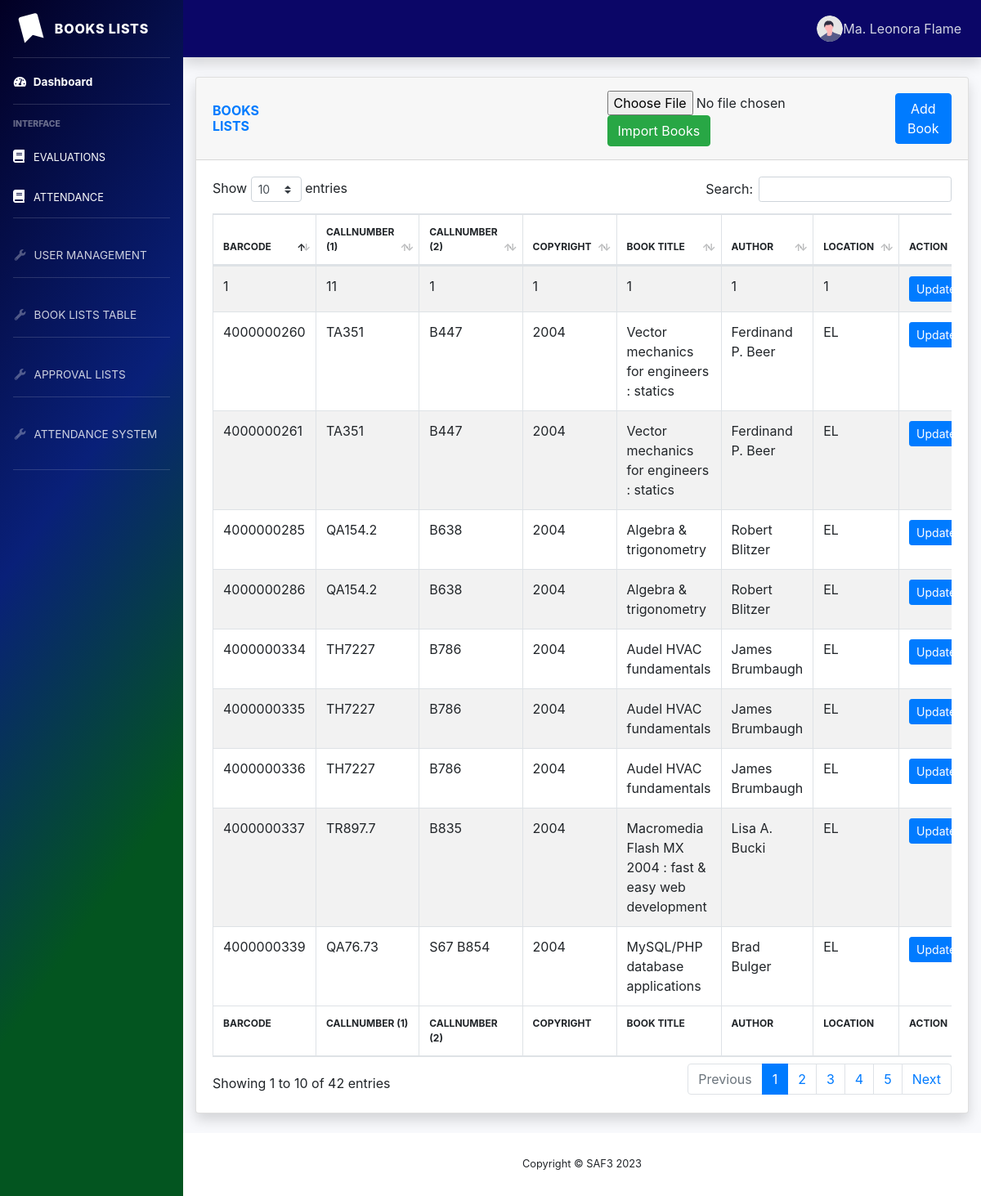
/dashboard/dashboard_admin/book_table.php (signed in), run on the app's committed database.
### tables this page shows
CREATE TABLE `books` (
  `barcode` varchar(255) NOT NULL,
  `call_no1` varchar(255) NOT NULL,
  `call_no2` varchar(255) NOT NULL,
  `copyright` varchar(255) NOT NULL,
  `title` varchar(255) NOT NULL,
  `author` varchar(255) NOT NULL,
  `location` varchar(255) NOT NULL
);

### dashboard/dashboard_admin/book_table.php (the view, shortened to what this page needs)
<?php
include "conn.php";
if (isset($_SESSION['admin_logged_in'])) {
    $fname = $_SESSION['admin_fname'];
    $lname = $_SESSION['admin_lname'];
} else {
    header("Location: /capstone/dashboard/dashboard_student/index.php");
    exit();
}
?>
<!DOCTYPE html>
<html lang="en">
<head>
    <link href="/capstone/dashboard/dashboard_admin/vendor/fontawesome-free/css/all.min.css" rel="stylesheet" type="text/css">
    <link href="/capstone/dashboard/dashboard_admin/css/sb-admin-2.min.css" rel="stylesheet">
    <link href="/capstone/dashboard/dashboard_admin/vendor/datatables/dataTables.bootstrap4.min.css" rel="stylesheet">
    <link rel="stylesheet" href="https://stackpath.bootstrapcdn.com/bootstrap/4.5.2/css/bootstrap.min.css">
</head>
<body id="page-top">
    <div id="wrapper">
        <ul class="navbar-nav sidebar sidebar-dark accordion" id="accordionSidebar" style="background: rgb(3,85,32); background: linear-gradient(305deg, rgba(3,85,32,1) 28%, rgba(9,32,121,1) 60%, rgba(2,0,36,1) 100%, rgba(255,255,255,0.2413340336134454) 100%);">
            <a class="sidebar-brand d-flex align-items-center justify-content-center" href="/capstone/dashboard/dashboard_admin/studentmanagement.php">
                <div class="sidebar-brand-icon rotate-n-15">
                    <i class="fas fa-bookmark"></i>
                </div>
                <div class="sidebar-brand-text mx-3">BOOKS LISTS</div>
            </a>
            <hr class="sidebar-divider my-0">
            <li class="nav-item active">
                <a class="nav-link" href="/capstone/dashboard/dashboard_admin/index.php">
                    <i class="fas fa-fw fa-tachometer-alt"></i>
                    <span>Dashboard</span></a>
            </li>
            <hr class="sidebar-divider">
            <div class="sidebar-heading mb-2">
                Interface
            </div>
            <button type="button" class="btn btn- d-flex justify-content-start mb-2 mt-2" style="color: #fff; " data-toggle="modal" data-target="#reviewsModal" onmouseover="this.style.background='linear-gradient(305deg, rgba(9,32,121,1) 75%, rgba(2,0,36,1) 100%, rgba(255,255,255,0.2413340336134454) 100%, #444)';" onmouseout="this.style.background=''; this.style.color='#fff';">
                <i class="fas fa-fw fa-book mr-2"></i>
                <span class="small">EVALUATIONS</span>
            </button>
            <button type="button" class="btn btn- d-flex justify-content-start mb-2 mt-2" style="color: #fff" data-toggle="modal" data-target="#attendanceModal" onmouseover="this.style.background='linear-gradient(305deg, rgba(9,32,121,1) 75%, rgba(2,0,36,1) 100%, rgba(255,255,255,0.2413340336134454) 100%, #444)';" onmouseout="this.style.background=''; this.style.color='#fff';">
                <i class="fas fa-fw fa-book mr-2"></i>
                <span class="small">ATTENDANCE</span>
            </button>
            <hr class="sidebar-divider">
            <li class="nav-item ">
                <a class="nav-link" href="/capstone/dashboard/dashboard_admin/add_student.php">
                    <i class="fas fa-fw fa-wrench"></i>
                    <span>USER MANAGEMENT</span>
                </a>
            </li>
            <hr class="sidebar-divider">
            <li class="nav-item ">
                <a class="nav-link" href="/capstone/dashboard/dashboard_admin/book_table.php">
                    <i class="fas fa-fw fa-wrench"></i>
                    <span>BOOK LISTS TABLE</span>
                </a>
            </li>
            <hr class="sidebar-divider">
            <li class="nav-item">
                <a class="nav-link" href="/capstone/dashboard/dashboard_admin/approval.php">
                    <i class="fas fa-fw fa-wrench"></i>
                    <span>APPROVAL LISTS</span>
                </a>
            </li>
            <hr class="sidebar-divider">
            <li class="nav-item">
                <a class="nav-link" href="/capstone/attendancesystem/checkin.php">
                    <i class="fas fa-fw fa-wrench"></i>
                    <span>ATTENDANCE SYSTEM</span>
                </a>
            </li>
            <hr class="sidebar-divider mt-3 mb-2">
        </ul>
        <div id="content-wrapper" class="d-flex flex-column">
            <div id="content">
                <nav class="navbar navbar-expand navbar-light topbar mb-4 static-top shadow" style="background-color: #0b0667; box-shadow: 0 2px 4px rgba(0,0,0,0.1);">
                    <ul class="navbar-nav ml-auto">
                        <li class="nav-item dropdown no-arrow">
                            <a class="nav-link dropdown-toggle" href="#" id="userDropdown" role="button" data-toggle="dropdown" aria-haspopup="true" aria-expanded="false">
                                <img class="img-profile rounded-circle" src="img/undraw_profile.svg">
                                <?php echo $fname . ' ' . $lname; ?>
                            </a>
                        </li>
                    </ul>
                </nav>
                <div class="container-fluid">
                    <div class="card shadow mb-4">
                        <div class="card-header py-3 d-flex  align-items-center">
                            <h6 class="m-0 font-weight-bold text-primary">BOOKS LISTS</h6>
                            <div style="margin-left:420px;">
                                <form id="importForm" method="post" action="import_books.php" enctype="multipart/form-data">
                                    <input type="file" name="file">
                                    <button type="submit" name="import" class="btn btn-success">Import Books</button>
                                </form>
                            </div>
                                <button type="button" class="btn btn-primary ml-2" data-toggle="modal" data-target="#addBookModal">Add Book</button>
                        </div>
                        <div class="card-body">
                            <div class="table-responsive">
                                <table class="table table-bordered table-striped table-hover" id="dataTable4" width="100%" cellspacing="0">
                                    <thead>
                                        <tr>
                                            <th> BARCODE </th>
                                            <th> CALLNUMBER (1) </th>
                                            <th> CALLNUMBER (2) </th>
                                            <th> COPYRIGHT </th>
                                            <th> BOOK TITLE </th>
                                            <th> AUTHOR </th>
                                            <th> LOCATION </th>
                                            <th> ACTION </th>
                                        </tr>
                                    </thead>
                                    <tfoot>
                                        <tr>
                                            <th> BARCODE </th>
                                            <th> CALLNUMBER (1) </th>
                                            <th> CALLNUMBER (2) </th>
                                            <th> COPYRIGHT </th>
                                            <th> BOOK TITLE </th>
                                            <th> AUTHOR </th>
                                            <th> LOCATION </th>
                                            <th> ACTION </th>
                                        </tr>
                                    </tfoot>
                                    <tbody>
                                        <?php
                                        $getdata = mysqli_query($conn, "SELECT * FROM books");
                                        while ($row = mysqli_fetch_array($getdata)) {
                                        ?>
                                            <tr>
                                                <td> <?php echo $row['barcode'] ?> </td>
                                                <td> <?php echo $row['call_no1'] ?> </td>
                                                <td> <?php echo $row['call_no2'] ?> </td>
                                                <td> <?php echo $row['copyright'] ?></td>
                                                <td> <?php echo $row['title'] ?></td>
                                                <td> <?php echo $row['author'] ?></td>
                                                <td> <?php echo $row['location'] ?></td>
                                                <td>
                                                    <button type="button" class="btn btn-primary btn-sm update-btn" data-barcode="<?php echo $row['barcode']; ?>">Update</button>
                                                </td>
                                            </tr>
                                        <?php
                                        }
                                        ?>
                                    </tbody>
                                </table>
                            </div>
                        </div>
                    </div>
                </div>
            </div>
            <footer class="sticky-footer bg-white">
                <div class="container my-auto">
                    <div class="copyright text-center my-auto">
                        <span>Copyright &copy; SAF3 2023</span>
                    </div>
                </div>
            </footer>
        </div>
    </div>
</body>
</html>

### dashboard/dashboard_admin/book_table.php (style rules this page uses)
th { font-size: 12px; }

### data on the page
books: barcode "1", call_no1 "11", call_no2 "1", copyright "1", title "1", author "1", location "1"
books: barcode "4000000260", call_no1 "TA351", call_no2 "B447", copyright "2004", title "Vector mechanics for engineers : statics", author "Ferdinand P. Beer", location "EL"
books: barcode "4000000261", call_no1 "TA351", call_no2 "B447", copyright "2004", title "Vector mechanics for engineers : statics", author "Ferdinand P. Beer", location "EL"
books: barcode "4000000285", call_no1 "QA154.2", call_no2 "B638", copyright "2004", title "Algebra & trigonometry", author "Robert Blitzer", location "EL"
books: barcode "4000000286", call_no1 "QA154.2", call_no2 "B638", copyright "2004", title "Algebra & trigonometry", author "Robert Blitzer", location "EL"
books: barcode "4000000334", call_no1 "TH7227", call_no2 "B786", copyright "2004", title "Audel HVAC fundamentals", author "James Brumbaugh", location "EL"
books: barcode "4000000335", call_no1 "TH7227", call_no2 "B786", copyright "2004", title "Audel HVAC fundamentals", author "James Brumbaugh", location "EL"
books: barcode "4000000336", call_no1 "TH7227", call_no2 "B786", copyright "2004", title "Audel HVAC fundamentals", author "James Brumbaugh", location "EL"
books: barcode "4000000337", call_no1 "TR897.7", call_no2 "B835", copyright "2004", title "Macromedia Flash MX 2004 : fast & easy web development", author "Lisa A. Bucki", location "EL"
books: barcode "4000000339", call_no1 "QA76.73", call_no2 "S67 B854", copyright "2004", title "MySQL/PHP database applications", author "Brad Bulger", location "EL"

### other printed values
$fname "Ma. Leonora"
$lname "Flame"
